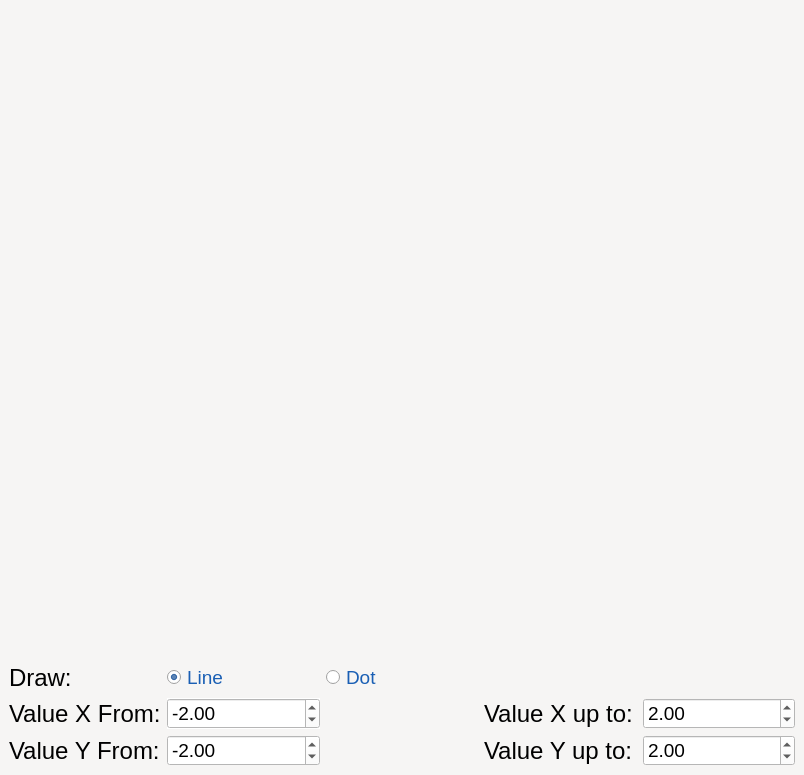
<?xml version="1.0" encoding="UTF-8"?>
<ui version="4.0">
 <class>Graph</class>
 <widget class="QMainWindow" name="Graph">
  <property name="geometry">
   <rect>
    <x>0</x>
    <y>0</y>
    <width>804</width>
    <height>775</height>
   </rect>
  </property>
  <property name="windowTitle">
   <string>MainWindow</string>
  </property>
  <property name="styleSheet">
   <string notr="true">QMainWindow {
	background-color: rgb(246, 245, 244);
}

QRadioButton{
	color:rgb(26, 95, 180);
}</string>
  </property>
  <widget class="QWidget" name="centralwidget">
   <layout class="QGridLayout" name="gridLayout">
    <item row="1" column="2">
     <widget class="QRadioButton" name="draw_dot">
      <property name="font">
       <font>
        <pointsize>14</pointsize>
       </font>
      </property>
      <property name="styleSheet">
       <string notr="true"/>
      </property>
      <property name="text">
       <string>Dot</string>
      </property>
      <property name="checked">
       <bool>false</bool>
      </property>
     </widget>
    </item>
    <item row="3" column="3">
     <widget class="QLabel" name="label_3">
      <property name="baseSize">
       <size>
        <width>0</width>
        <height>0</height>
       </size>
      </property>
      <property name="font">
       <font>
        <pointsize>18</pointsize>
       </font>
      </property>
      <property name="styleSheet">
       <string notr="true">QLabel {
	color: black;
}</string>
      </property>
      <property name="text">
       <string>Value Y up to:</string>
      </property>
     </widget>
    </item>
    <item row="1" column="0">
     <widget class="QLabel" name="label_5">
      <property name="baseSize">
       <size>
        <width>0</width>
        <height>0</height>
       </size>
      </property>
      <property name="font">
       <font>
        <pointsize>18</pointsize>
       </font>
      </property>
      <property name="styleSheet">
       <string notr="true">QLabel {
	color: black;
}</string>
      </property>
      <property name="text">
       <string>Draw:</string>
      </property>
     </widget>
    </item>
    <item row="3" column="1">
     <widget class="QDoubleSpinBox" name="from_y">
      <property name="font">
       <font>
        <pointsize>14</pointsize>
       </font>
      </property>
      <property name="styleSheet">
       <string notr="true">QDoubleSpinBox{
	background-color: white;
	color: black;
}</string>
      </property>
      <property name="minimum">
       <double>-1000000.000000000000000</double>
      </property>
      <property name="maximum">
       <double>1000000.000000000000000</double>
      </property>
      <property name="value">
       <double>-2.000000000000000</double>
      </property>
     </widget>
    </item>
    <item row="2" column="0">
     <widget class="QLabel" name="label">
      <property name="baseSize">
       <size>
        <width>0</width>
        <height>0</height>
       </size>
      </property>
      <property name="font">
       <font>
        <pointsize>18</pointsize>
       </font>
      </property>
      <property name="styleSheet">
       <string notr="true">QLabel{
	color:black;
}</string>
      </property>
      <property name="text">
       <string>Value X From:</string>
      </property>
     </widget>
    </item>
    <item row="2" column="4">
     <widget class="QDoubleSpinBox" name="up_to_x">
      <property name="font">
       <font>
        <pointsize>14</pointsize>
       </font>
      </property>
      <property name="styleSheet">
       <string notr="true">QDoubleSpinBox{
	background-color: white;
	color: black;
}</string>
      </property>
      <property name="minimum">
       <double>-1000000.000000000000000</double>
      </property>
      <property name="maximum">
       <double>1000000.000000000000000</double>
      </property>
      <property name="value">
       <double>2.000000000000000</double>
      </property>
     </widget>
    </item>
    <item row="2" column="3">
     <widget class="QLabel" name="label_2">
      <property name="baseSize">
       <size>
        <width>0</width>
        <height>0</height>
       </size>
      </property>
      <property name="font">
       <font>
        <pointsize>18</pointsize>
       </font>
      </property>
      <property name="styleSheet">
       <string notr="true">QLabel {
	color: black;
}</string>
      </property>
      <property name="text">
       <string>Value X up to:</string>
      </property>
     </widget>
    </item>
    <item row="0" column="0" colspan="5">
     <widget class="QFrame" name="widget">
      <property name="styleSheet">
       <string notr="true">QFrame {
	background-color: rgb(246, 245, 244);
}</string>
      </property>
      <layout class="QHBoxLayout" name="horizontalLayout"/>
     </widget>
    </item>
    <item row="3" column="4">
     <widget class="QDoubleSpinBox" name="up_to_y">
      <property name="font">
       <font>
        <pointsize>14</pointsize>
       </font>
      </property>
      <property name="styleSheet">
       <string notr="true">QDoubleSpinBox{
	background-color: white;
	color: black;
}</string>
      </property>
      <property name="minimum">
       <double>-1000000.000000000000000</double>
      </property>
      <property name="maximum">
       <double>1000000.000000000000000</double>
      </property>
      <property name="value">
       <double>2.000000000000000</double>
      </property>
     </widget>
    </item>
    <item row="3" column="0">
     <widget class="QLabel" name="label_4">
      <property name="baseSize">
       <size>
        <width>0</width>
        <height>0</height>
       </size>
      </property>
      <property name="font">
       <font>
        <pointsize>18</pointsize>
       </font>
      </property>
      <property name="styleSheet">
       <string notr="true">QLabel {
	color: black;
}</string>
      </property>
      <property name="text">
       <string>Value Y From:</string>
      </property>
     </widget>
    </item>
    <item row="2" column="1">
     <widget class="QDoubleSpinBox" name="from_x">
      <property name="font">
       <font>
        <pointsize>14</pointsize>
       </font>
      </property>
      <property name="autoFillBackground">
       <bool>true</bool>
      </property>
      <property name="styleSheet">
       <string notr="true">QDoubleSpinBox{
	background-color: white;
	color: black;
}</string>
      </property>
      <property name="minimum">
       <double>-1000000.000000000000000</double>
      </property>
      <property name="maximum">
       <double>1000000.000000000000000</double>
      </property>
      <property name="value">
       <double>-2.000000000000000</double>
      </property>
     </widget>
    </item>
    <item row="1" column="1">
     <widget class="QRadioButton" name="draw_line">
      <property name="font">
       <font>
        <pointsize>14</pointsize>
       </font>
      </property>
      <property name="styleSheet">
       <string notr="true"/>
      </property>
      <property name="text">
       <string>Line</string>
      </property>
      <property name="checked">
       <bool>true</bool>
      </property>
     </widget>
    </item>
   </layout>
  </widget>
 </widget>
 <resources/>
 <connections/>
</ui>
